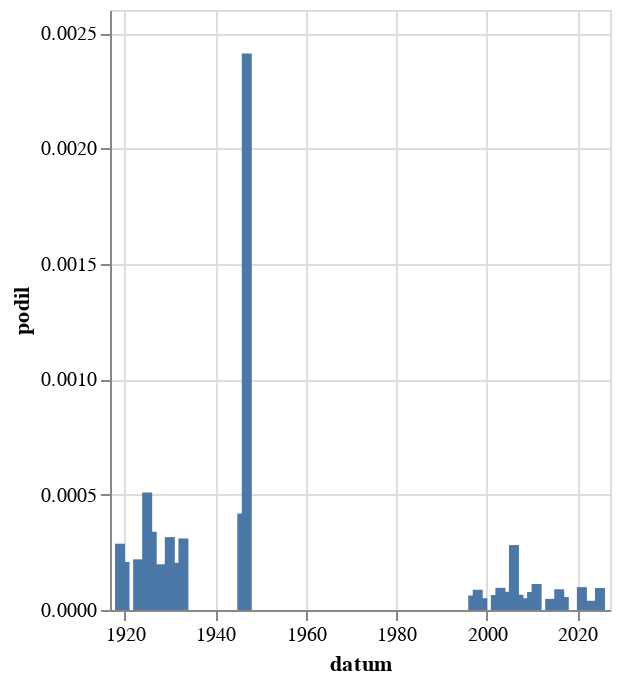

The notebook cell this image was saved under:
### Code cell
alt.Chart(
    zavorka("posmě[cš]",doslova=False).to_pandas(),
    width = 250
).mark_bar(
).encode(
    alt.X('datum:T'),
    alt.Y('podil:Q')
)

### Figure 1 — Vega-Lite specification as saved in the notebook (floating-point values rounded to 4 significant figures)
{"config": {"view": {"continuousWidth": 300, "continuousHeight": 300}}, "data": {"name": "data-a2b5b16deec9d4b449e51b5461774442"}, "mark": {"type": "bar"}, "encoding": {"x": {"field": "datum", "type": "temporal"}, "y": {"field": "podil", "type": "quantitative"}}, "width": 250, "$schema": "https://vega.github.io/schema/vega-lite/v5.8.0.json", "datasets": {"data-a2b5b16deec9d4b449e51b5461774442": [{"datum": "1919-01-01T00:00:00", "text": 1, "text_right": 3480, "podil": 0.0002874, "co": "posmě[cš]"}, {"datum": "1920-01-01T00:00:00", "text": 1, "text_right": 4810, "podil": 0.0002079, "co": "posmě[cš]"}, {"datum": "1923-01-01T00:00:00", "text": 1, "text_right": 4555, "podil": 0.0002195, "co": "posmě[cš]"}, {"datum": "1925-01-01T00:00:00", "text": 2, "text_right": 3927, "podil": 0.0005093, "co": "posmě[cš]"}, {"datum": "1926-01-01T00:00:00", "text": 2, "text_right": 5898, "podil": 0.0003391, "co": "posmě[cš]"}, {"datum": "1927-01-01T00:00:00", "text": 1, "text_right": 5376, "podil": 0.000186, "co": "posmě[cš]"}, {"datum": "1928-01-01T00:00:00", "text": 1, "text_right": 5048, "podil": 0.0001981, "co": "posmě[cš]"}, {"datum": "1930-01-01T00:00:00", "text": 2, "text_right": 6332, "podil": 0.0003159, "co": "posmě[cš]"}, {"datum": "1931-01-01T00:00:00", "text": 1, "text_right": 4887, "podil": 0.0002046, "co": "posmě[cš]"}, {"datum": "1933-01-01T00:00:00", "text": 1, "text_right": 3226, "podil": 0.00031, "co": "posmě[cš]"}, {"datum": "1946-01-01T00:00:00", "text": 1, "text_right": 2390, "podil": 0.0004184, "co": "posmě[cš]"}, {"datum": "1947-01-01T00:00:00", "text": 5, "text_right": 2073, "podil": 0.002412, "co": "posmě[cš]"}, {"datum": "1997-01-01T00:00:00", "text": 1, "text_right": 15895, "podil": 6.291e-05, "co": "posmě[cš]"}, {"datum": "1998-01-01T00:00:00", "text": 1, "text_right": 11412, "podil": 8.763e-05, "co": "posmě[cš]"}, {"datum": "1999-01-01T00:00:00", "text": 1, "text_right": 19539, "podil": 5.118e-05, "co": "posmě[cš]"}, {"datum": "2002-01-01T00:00:00", "text": 1, "text_right": 15462, "podil": 6.467e-05, "co": "posmě[cš]"}, {"datum": "2003-01-01T00:00:00", "text": 2, "text_right": 20798, "podil": 9.616e-05, "co": "posmě[cš]"}, {"datum": "2005-01-01T00:00:00", "text": 2, "text_right": 25267, "podil": 7.915e-05, "co": "posmě[cš]"}, {"datum": "2006-01-01T00:00:00", "text": 5, "text_right": 17775, "podil": 0.0002813, "co": "posmě[cš]"}, {"datum": "2007-01-01T00:00:00", "text": 1, "text_right": 15144, "podil": 6.603e-05, "co": "posmě[cš]"}, {"datum": "2009-01-01T00:00:00", "text": 1, "text_right": 19673, "podil": 5.083e-05, "co": "posmě[cš]"}, {"datum": "2010-01-01T00:00:00", "text": 1, "text_right": 12869, "podil": 7.771e-05, "co": "posmě[cš]"}, {"datum": "2011-01-01T00:00:00", "text": 2, "text_right": 17780, "podil": 0.0001125, "co": "posmě[cš]"}, {"datum": "2014-01-01T00:00:00", "text": 1, "text_right": 20781, "podil": 4.812e-05, "co": "posmě[cš]"}, {"datum": "2015-01-01T00:00:00", "text": 1, "text_right": 21227, "podil": 4.711e-05, "co": "posmě[cš]"}, {"datum": "2016-01-01T00:00:00", "text": 2, "text_right": 22256, "podil": 8.986e-05, "co": "posmě[cš]"}, {"datum": "2017-01-01T00:00:00", "text": 1, "text_right": 17809, "podil": 5.615e-05, "co": "posmě[cš]"}, {"datum": "2021-01-01T00:00:00", "text": 2, "text_right": 20176, "podil": 9.913e-05, "co": "posmě[cš]"}, {"datum": "2023-01-01T00:00:00", "text": 1, "text_right": 24964, "podil": 4.006e-05, "co": "posmě[cš]"}, {"datum": "2025-01-01T00:00:00", "text": 1, "text_right": 10488, "podil": 9.535e-05, "co": "posmě[cš]"}]}}
